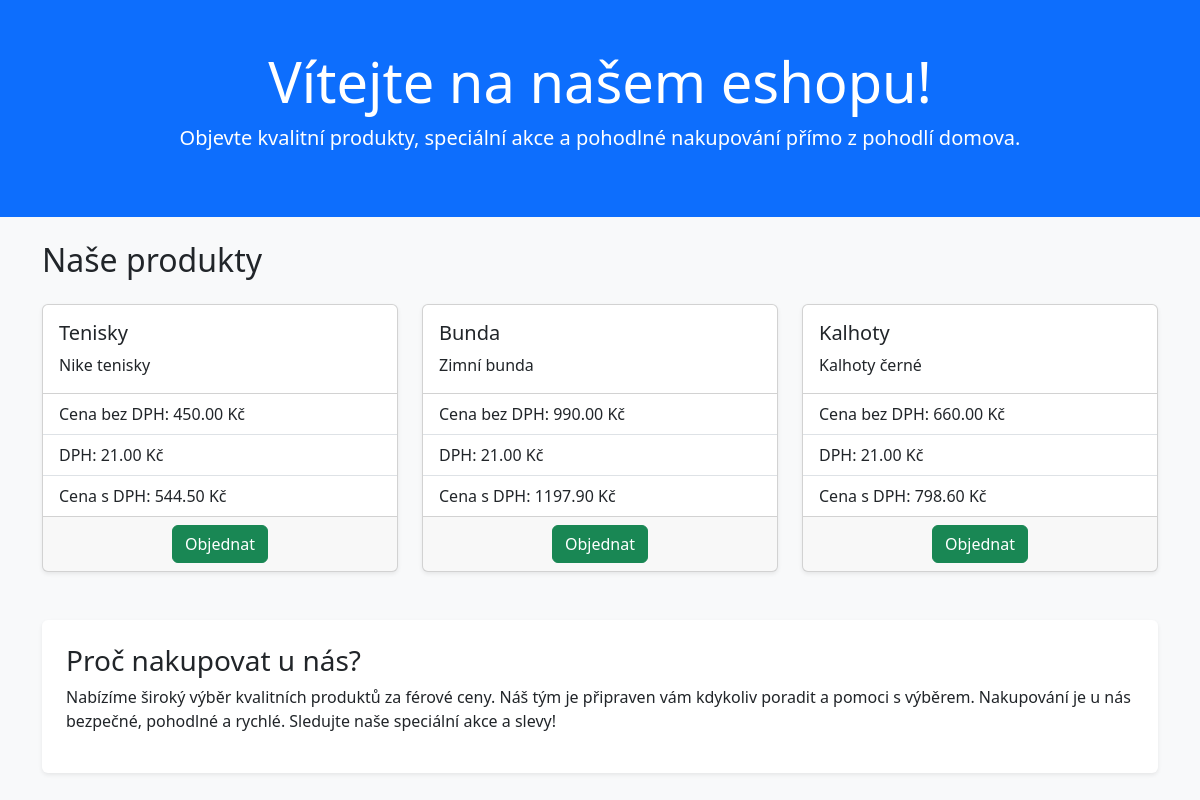
The page / on the database its author committed.
### store/models.py (models this page shows, shortened)
class Product(models.Model):
    nazev_produktu = models.CharField(max_length=100)
    cena_bez_dph = models.DecimalField(max_digits=10, decimal_places=2)
    dph = models.DecimalField(max_digits=4, decimal_places=2, default=21.00)
    popis = models.TextField()
    @property
    def cena_z_dph(self):
        cena = self.cena_bez_dph * (Decimal('1') + Decimal(self.dph) / Decimal('100'))
        return cena.quantize(Decimal('0.01'), rounding=ROUND_HALF_UP)

### store/views.py (the view)
# urls.py: path('', views.index, name='index'),
def index(request):
    form = OrderForm()
    produkty = Product.objects.all()
    kurzy = get_cnb_rates()  # {'EUR': 24.12, 'USD': 22.45}
    context = {
        'form': form,
        'data': produkty,
        'kurzy': kurzy
    }
    return render(request, 'index.html', context)

### store/utils.py (called while the page is built, shortened)
def get_cnb_rates():
    url = "https://www.cnb.cz/cs/financni_trhy/devizovy_trh/kurzy_devizoveho_trhu/denni_kurz.xml"
    try:
        res = requests.get(url)
        res.raise_for_status()
    except requests.RequestException as e:
        print("Chyba při stahování kurzů CNB:", e)
        return {'EUR': 0, 'USD': 0}  # fallback

### store/templates/index.html (shortened to what this page needs)
{% load custom_filters %}
<!DOCTYPE html>
<html lang="cs">
<head>
    <link href="https://cdn.jsdelivr.net/npm/bootstrap@5.3.3/dist/css/bootstrap.min.css" rel="stylesheet">
</head>
<body class="bg-light">
<header class="bg-primary text-white text-center py-5 mb-4">
    <div class="container">
        <h1 class="display-4">Vítejte na našem eshopu!</h1>
        <p class="lead">Objevte kvalitní produkty, speciální akce a pohodlné nakupování přímo z pohodlí domova.</p>
    </div>
</header>
<div class="container">
    <h2 class="mb-4">Naše produkty</h2>
    <div class="row row-cols-1 row-cols-md-3 g-4">
        {% for product in data %}
        <div class="col">
            <div class="card h-100 shadow-sm">
                <div class="card-body">
                    <h5 class="card-title">{{ product.nazev_produktu }}</h5>
                    <p class="card-text">{{ product.popis }}</p>
                </div>
                <ul class="list-group list-group-flush">
                    <li class="list-group-item">Cena bez DPH: {{ product.cena_bez_dph }} Kč</li>
                    <li class="list-group-item">DPH: {{ product.dph }} Kč</li>
                    <li class="list-group-item">Cena s DPH: {{ product.cena_z_dph }} Kč</li>
                </ul>
                <div class="card-footer text-center">
                    <a href="{% url 'order_submit' %}" class="btn btn-success">Objednat</a>
                </div>
            </div>
        </div>
        {% endfor %}
    </div>
    <section class="mt-5 p-4 bg-white rounded shadow-sm">
        <h3>Proč nakupovat u nás?</h3>
        <p>
            Nabízíme široký výběr kvalitních produktů za férové ceny. Náš tým je připraven vám kdykoliv poradit a pomoci s výběrem.
            Nakupování je u nás bezpečné, pohodlné a rychlé. Sledujte naše speciální akce a slevy!
        </p>
    </section>
</div>
</body>
</html>

### rows shown on the page
Product: nazev_produktu "Tenisky", popis "Nike tenisky", cena_bez_dph "450.00", dph "21.00", cena_z_dph "544.50"
Product: nazev_produktu "Bunda", popis "Zimní bunda", cena_bez_dph "990.00", dph "21.00", cena_z_dph "1197.90"
Product: nazev_produktu "Kalhoty", popis "Kalhoty černé", cena_bez_dph "660.00", dph "21.00", cena_z_dph "798.60"
